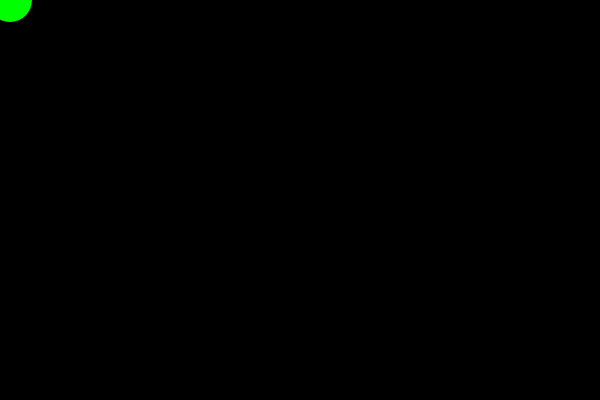
Frame 1 (no input)
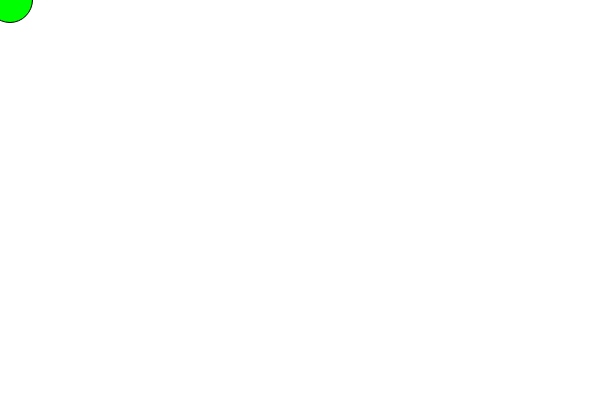
Frame 60 (no input)
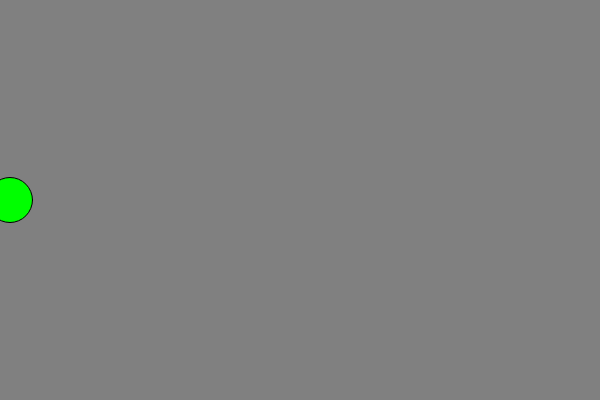
Frame 120 (the mouse pressed at the canvas centre since frame 60)

The p5.js sketch that drew these frames (run headless with seeded random() and noise() and a simulated clock; from frame 60 on, the mouse is pressed at the canvas centre):

// p5.js sketch
// ── sketch.js
var col= 0;
function setup() {
  // uncomment this line to make the canvas the full size of the window
  createCanvas(600, 400);
}

function draw() {
    background(col);
    col= map(mouseY,0,400,255,0);
    fill(0,255,0);
    ellipse(10,mouseY,45,45);
}
